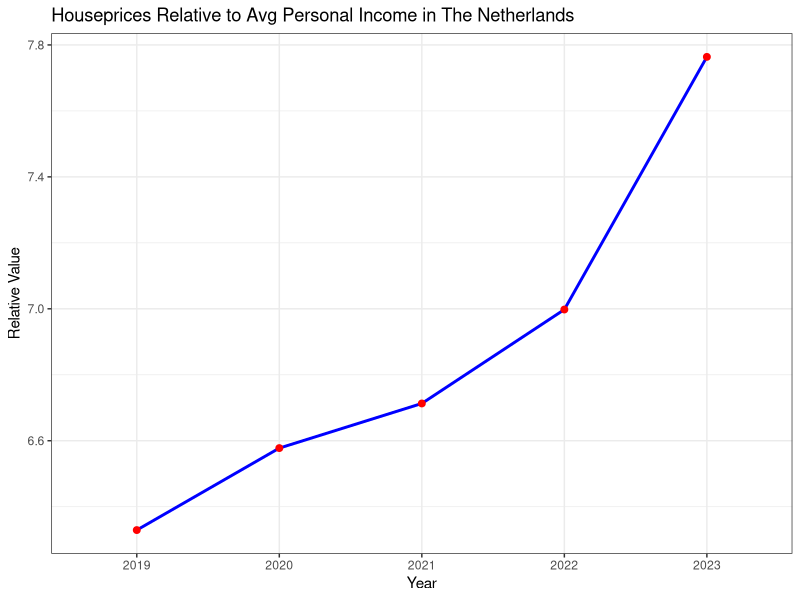
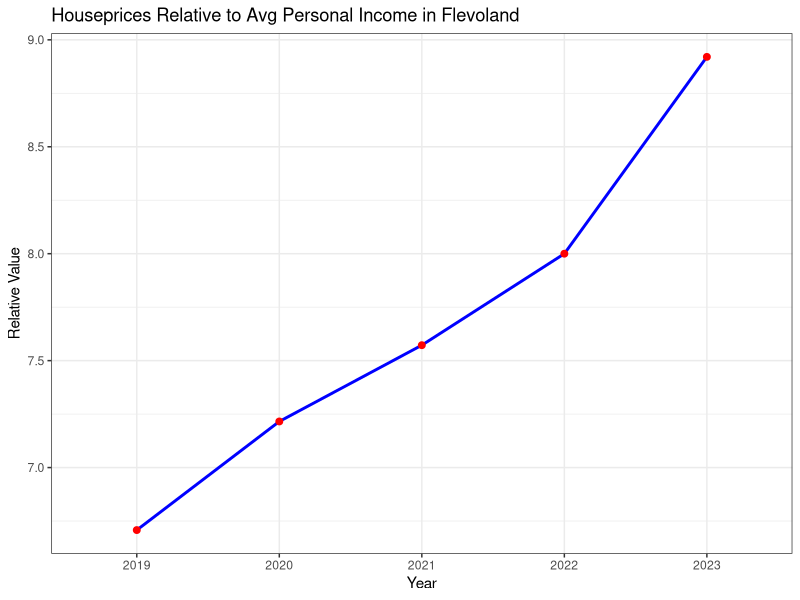
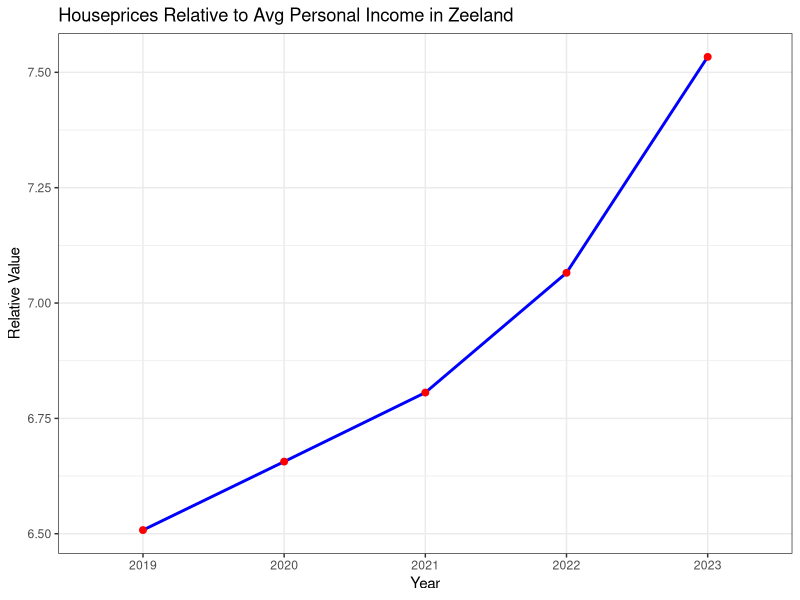
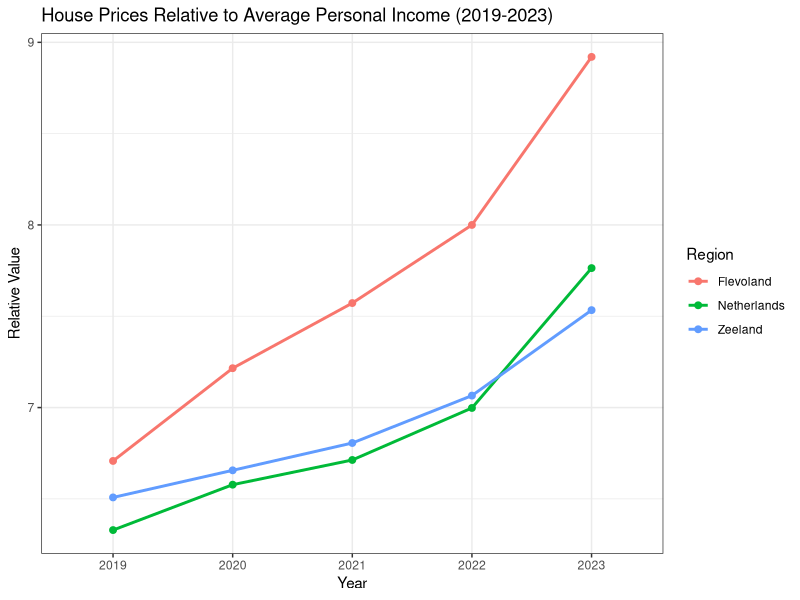

The R script that drew these images, in order:
library(ggplot2)
library(tidyverse)

data2 <- read.csv("wozdata.csv")

colnames(data2) <- data2[3, ] # turns the column names in the years
data2 <- data2[-c(1:5, 19:379), -c(1, 2, 5:7, 9:11, 13:15, 17:19, 21:23)] #verwijdert onnodige columns en rows
data2 <- na.omit(data2)  # Removes all rows that contain NA values
rownames(data2) <- data2[, 1]  # Set row names using the first column
data2 <- data2[, -1]  # Remove the first column if it's no longer needed




data <- read.csv("inkdata.csv")

colnames(data) <- data[5, ] # turns the column names in a year
data <- data[-c(1, 2, 3, 4, 5, 6, 11), -c(1, 3, 5, 6, 7, 8, 10, 11, 12, 13, 15, 16, 17, 18, 20, 21, 22, 23, 25, 26, 27, 28)] # cleans up the data set
rownames(data) <- seq_len(nrow(data)) # unnecessary but makes numbers the rows correctly
colnames(data)[6] <- c("2023") #makes the year 2023 instead of 2023*

rownames(data) <- data[, 1]  # Set row names using the first column
data <- data[,-1]  # Remove the first column if it's no longer needed
data <- apply(data, 2, function(x) gsub(",", ".", x)) # replaces every comma into a decimal


data <- rbind(data, data2) # merges the two data sets
data[] <- lapply(data, function(x) as.numeric(as.character(x))) # makes the characters of all the numbers into numeric

new_row <- data[5, ] / data[3,]  # Element-wise division

rownames(new_row) <- "Houseprices in Netherland relative to Avg personal income"

data <- rbind(data[1:4, ], new_row, data[5:nrow(data), ])

# under here is the code to plot the new row 

graph_data <- data.frame(
  Year = colnames(data)[1:5],  # Extract year labels
  Value = as.numeric(data[5, 1:5])  # Convert row values to numeric
)

ggplot(graph_data, aes(x = Year, y = Value, group = 1)) +  # Explicitly set `group = 1`
  geom_line(color = "blue", linewidth = 1) +
  geom_point(color = "red", size = 2) +
  labs(
    title = "Houseprices Relative to Avg Personal Income in The Netherlands",
    x = "Year",
    y = "Relative Value"
  ) +
  theme_bw()



data2[] <- lapply(data2, function(x) as.numeric(as.character(x))) # makes the characters of all the numbers into numeric in the old data2
dif <- c() # give variable dif the value of a vector

for(i in 1:nrow(data2))
{
  dif[i] = data2$"2023"[i] / data2$"2019"[i] # Element division  
}

data2 <- cbind(data2, dif) # add the dif variable to the data2 dataset

slice_max(data2, dif) # finds max relative difference
slice_min(data2, dif) # finds min relative difference

# code to find houseprices relative to income in these places

zeefle <- read.csv2("zeefle.csv")
rownames(zeefle)[1] <- "Gemiddeld persoonlijk inkomen in Flevoland"
rownames(zeefle)[2] <- "Gemiddeld persoonlijk inkomen in Zeeland"
zeefle <- zeefle[, -c(1:4, 6:9, 11:14, 16:19, 21:24)]
colnames(zeefle) <- c("2019", "2020", "2021", "2022", "2023")

zeefle[] <- lapply(zeefle, function(x) as.numeric(as.character(x))) # makes the characters of all the numbers into numeric

data <- rbind(data, zeefle)

rownumber_fle <- which(rownames(data) == "Flevoland (PV)")
rownumber_zee <- which(rownames(data) == "Zeeland (PV)")
rownumber_fle
rownumber_zee

new_row_fle <- data[11, ] / data[19,]  # Element-wise division
new_row_zee <- data[16, ] / data[20,]  # Element-wise division

rownames(new_row_fle) <- "Houseprices in Flevoland relative to Avg personal income"
rownames(new_row_zee) <- "Houseprices in Zeeland relative to Avg personal income"

data <- rbind(data[1:5, ], new_row_fle, data[6:nrow(data), ])
data <- rbind(data[1:6, ], new_row_zee, data[7:nrow(data), ])

graph_data <- data.frame(
  Year = colnames(data)[1:5],  # Extract year labels
  Value = as.numeric(data[6, 1:5])  # Convert row values to numeric
)

ggplot(graph_data, aes(x = Year, y = Value, group = 1)) +  # Explicitly set `group = 1`
  geom_line(color = "blue", linewidth = 1) +
  geom_point(color = "red", size = 2) +
  labs(
    title = "Houseprices Relative to Avg Personal Income in Flevoland",
    x = "Year",
    y = "Relative Value"
  ) +
  theme_bw()

# under here is the code to plot the new row 

graph_data <- data.frame(
  Year = colnames(data)[1:5],  # Extract year labels
  Value = as.numeric(data[7, 1:5])  # Convert row values to numeric
)

ggplot(graph_data, aes(x = Year, y = Value, group = 1)) +  # Explicitly set `group = 1`
  geom_line(color = "blue", linewidth = 1) +
  geom_point(color = "red", size = 2) +
  labs(
    title = "Houseprices Relative to Avg Personal Income in Zeeland",
    x = "Year",
    y = "Relative Value"
  ) +
  theme_bw()

# Create a dataframe with values from rows 5, 6, and 7
graph_data <- data.frame(
  Year = colnames(data)[1:5],  # Extract years
  Netherlands = as.numeric(data[5, 1:5]),  # Row 5: Netherlands
  Flevoland = as.numeric(data[6, 1:5]),  # Row 6: Flevoland
  Zeeland = as.numeric(data[7, 1:5])   # Row 7: Zeeland
)

# Convert data to long format
graph_data_long <- pivot_longer(graph_data, cols = -Year, names_to = "Region", values_to = "Value")

# Create the multi-line plot
ggplot(graph_data_long, aes(x = Year, y = Value, color = Region, group = Region)) + 
  geom_line(linewidth = 1) + 
  geom_point(size = 2) + 
  labs(
    title = "House Prices Relative to Average Personal Income (2019-2023)",
    x = "Year",
    y = "Relative Value"
  ) +
  theme_bw()
